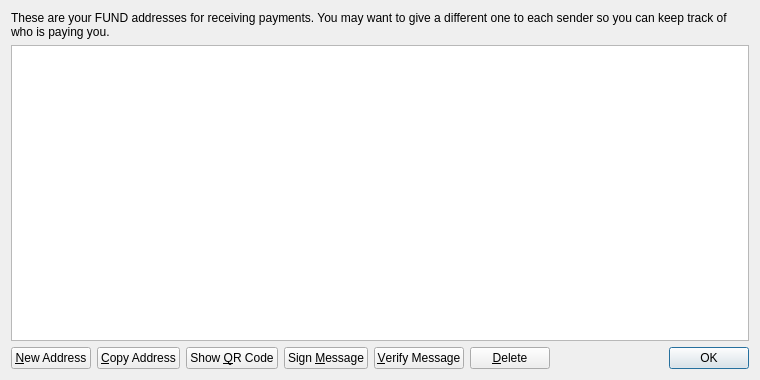
<?xml version="1.0" encoding="UTF-8"?>
<ui version="4.0">
 <class>AddressBookPage</class>
 <widget class="QWidget" name="AddressBookPage">
  <property name="geometry">
   <rect>
    <x>0</x>
    <y>0</y>
    <width>760</width>
    <height>380</height>
   </rect>
  </property>
  <property name="windowTitle">
   <string>Address Book</string>
  </property>
  <layout class="QVBoxLayout" name="verticalLayout">
   <item>
    <widget class="QLabel" name="labelExplanation">
     <property name="text">
      <string>These are your FUND addresses for receiving payments. You may want to give a different one to each sender so you can keep track of who is paying you.</string>
     </property>
     <property name="textFormat">
      <enum>Qt::PlainText</enum>
     </property>
     <property name="wordWrap">
      <bool>true</bool>
     </property>
    </widget>
   </item>
   <item>
    <widget class="QTableView" name="tableView">
     <property name="contextMenuPolicy">
      <enum>Qt::CustomContextMenu</enum>
     </property>
     <property name="toolTip">
      <string>Double-click to edit address or label</string>
     </property>
     <property name="tabKeyNavigation">
      <bool>false</bool>
     </property>
     <property name="alternatingRowColors">
      <bool>true</bool>
     </property>
     <property name="selectionMode">
      <enum>QAbstractItemView::SingleSelection</enum>
     </property>
     <property name="selectionBehavior">
      <enum>QAbstractItemView::SelectRows</enum>
     </property>
     <property name="sortingEnabled">
      <bool>true</bool>
     </property>
     <attribute name="verticalHeaderVisible">
      <bool>false</bool>
     </attribute>
    </widget>
   </item>
   <item>
    <layout class="QHBoxLayout" name="horizontalLayout">
     <item>
      <widget class="QPushButton" name="newAddressButton">
       <property name="toolTip">
        <string>Create a new address</string>
       </property>
       <property name="text">
        <string>&amp;New Address</string>
       </property>
       <property name="icon">
        <iconset resource="../bitcoin.qrc">
         <normaloff>:/icons/add</normaloff>:/icons/add</iconset>
       </property>
      </widget>
     </item>
     <item>
      <widget class="QPushButton" name="copyToClipboard">
       <property name="toolTip">
        <string>Copy the currently selected address to the system clipboard</string>
       </property>
       <property name="text">
        <string>&amp;Copy Address</string>
       </property>
       <property name="icon">
        <iconset resource="../bitcoin.qrc">
         <normaloff>:/icons/editcopy</normaloff>:/icons/editcopy</iconset>
       </property>
      </widget>
     </item>
     <item>
      <widget class="QPushButton" name="showQRCode">
       <property name="text">
        <string>Show &amp;QR Code</string>
       </property>
       <property name="icon">
        <iconset resource="../bitcoin.qrc">
         <normaloff>:/icons/qrcode</normaloff>:/icons/qrcode</iconset>
       </property>
      </widget>
     </item>
     <item>
      <widget class="QPushButton" name="signMessage">
       <property name="toolTip">
        <string>Sign a message to prove you own a FUND address</string>
       </property>
       <property name="text">
        <string>Sign &amp;Message</string>
       </property>
       <property name="icon">
        <iconset resource="../bitcoin.qrc">
         <normaloff>:/icons/edit</normaloff>:/icons/edit</iconset>
       </property>
      </widget>
     </item>
     <item>
      <widget class="QPushButton" name="verifyMessage">
       <property name="toolTip">
        <string>Verify a message to ensure it was signed with a specified FUND address</string>
       </property>
       <property name="text">
        <string>&amp;Verify Message</string>
       </property>
       <property name="icon">
        <iconset resource="../bitcoin.qrc">
         <normaloff>:/icons/transaction_0</normaloff>:/icons/transaction_0</iconset>
       </property>
      </widget>
     </item>
     <item>
      <widget class="QPushButton" name="deleteButton">
       <property name="toolTip">
        <string>Delete the currently selected address from the list</string>
       </property>
       <property name="text">
        <string>&amp;Delete</string>
       </property>
       <property name="icon">
        <iconset resource="../bitcoin.qrc">
         <normaloff>:/icons/remove</normaloff>:/icons/remove</iconset>
       </property>
      </widget>
     </item>
     <item>
      <spacer name="horizontalSpacer">
       <property name="orientation">
        <enum>Qt::Horizontal</enum>
       </property>
       <property name="sizeHint" stdset="0">
        <size>
         <width>40</width>
         <height>20</height>
        </size>
       </property>
      </spacer>
     </item>
     <item>
      <widget class="QDialogButtonBox" name="buttonBox">
       <property name="sizePolicy">
        <sizepolicy hsizetype="Maximum" vsizetype="Fixed">
         <horstretch>0</horstretch>
         <verstretch>0</verstretch>
        </sizepolicy>
       </property>
       <property name="standardButtons">
        <set>QDialogButtonBox::Ok</set>
       </property>
      </widget>
     </item>
    </layout>
   </item>
  </layout>
 </widget>
 <resources>
  <include location="../bitcoin.qrc"/>
 </resources>
 <connections/>
</ui>
